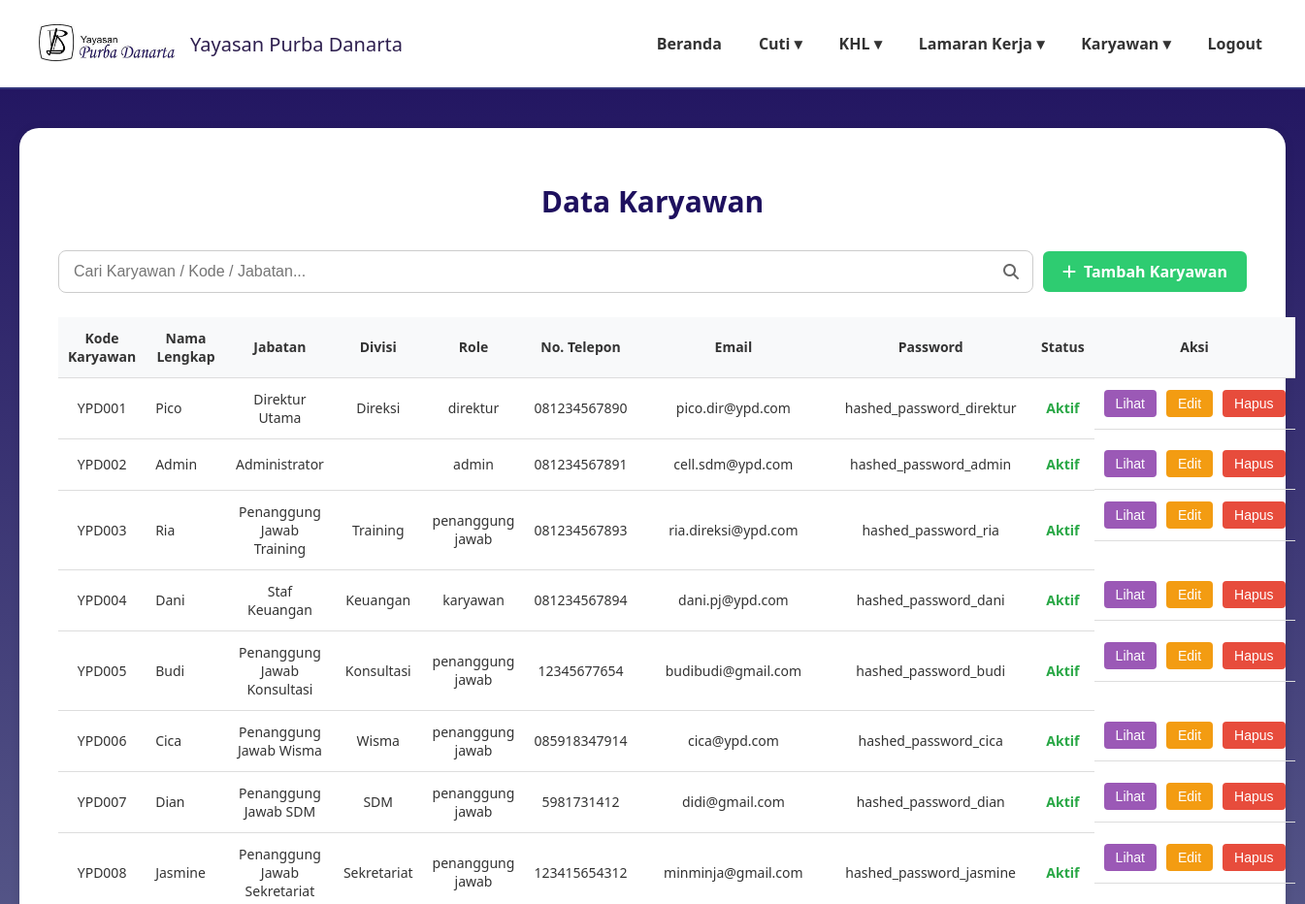
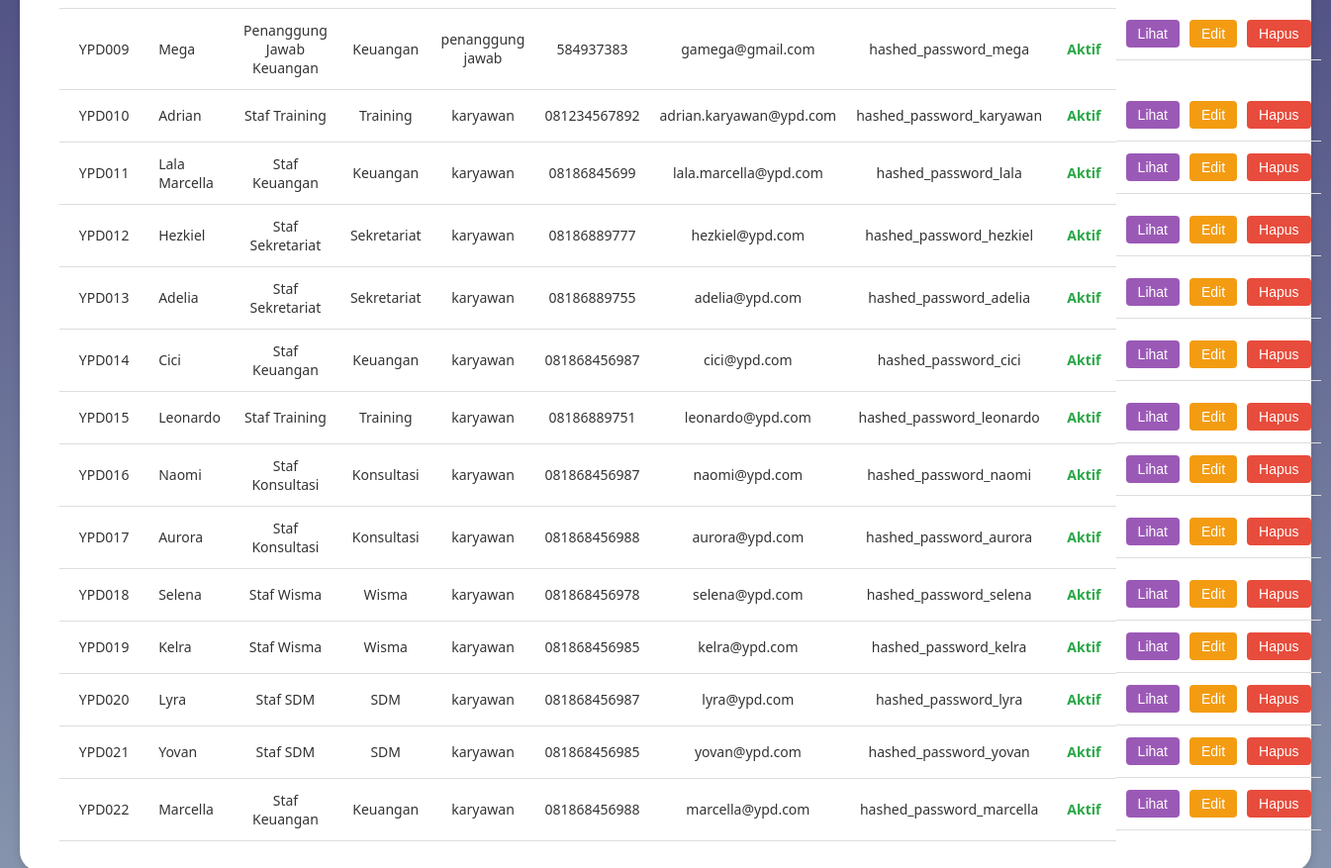
The page /data_karyawan.php (signed in) on the database as committed earlier (2 pictures, top to bottom).
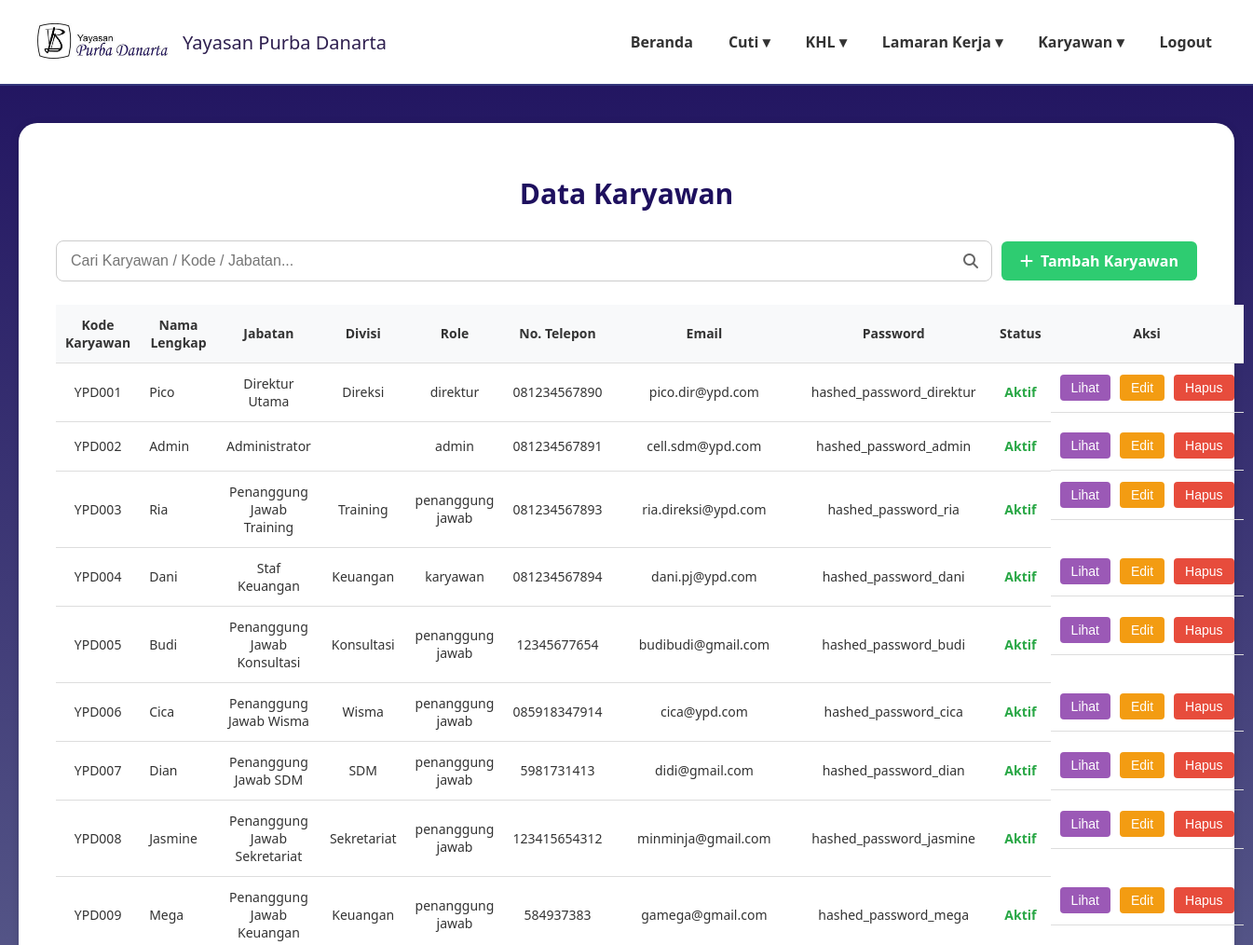
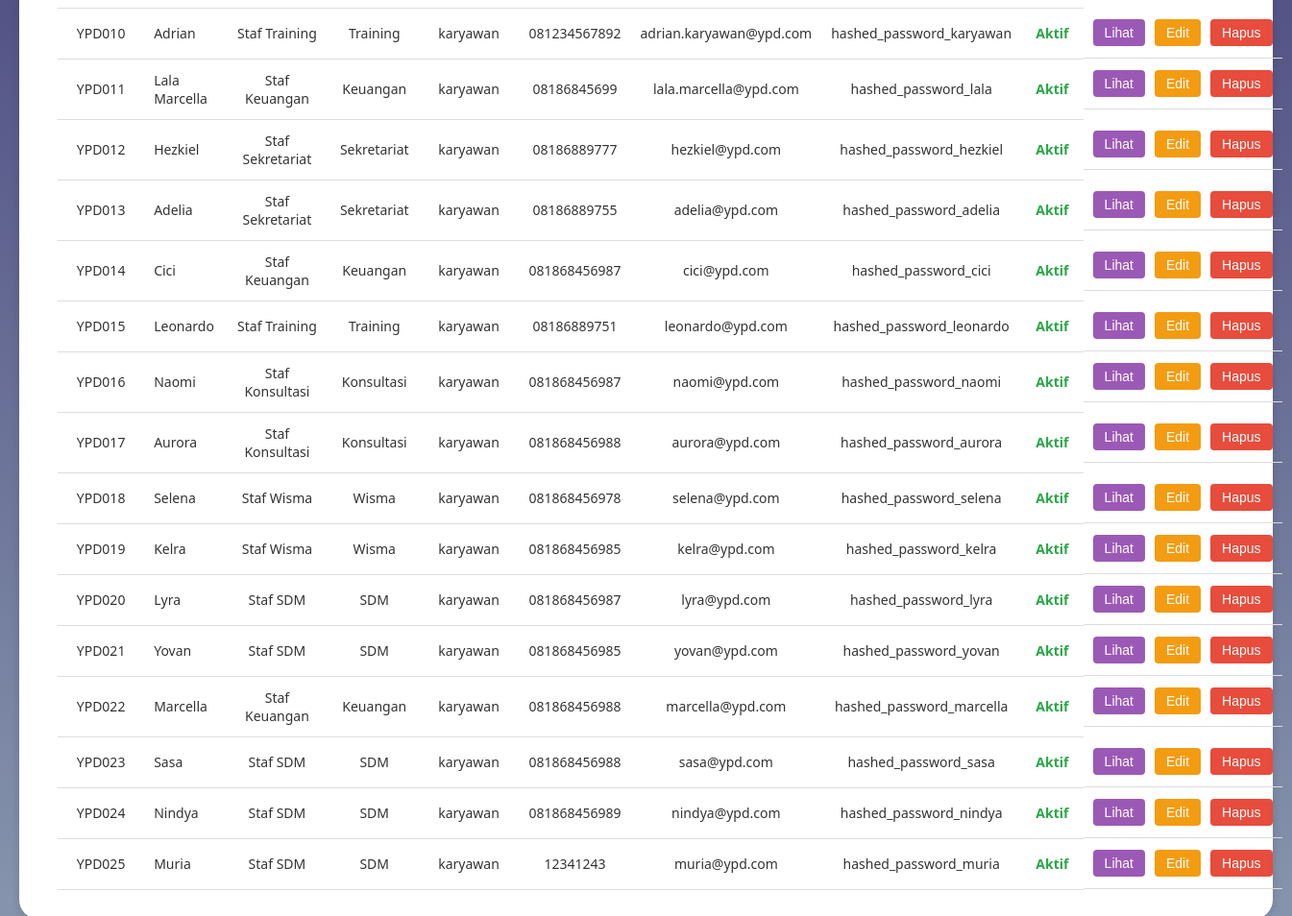
The same page on the database as committed later (2 pictures, top to bottom).
### tables this page shows
CREATE TABLE `data_karyawan` (
  `id_karyawan` int(11) NOT NULL,
  `kode_karyawan` varchar(20) NOT NULL,
  `nama_lengkap` varchar(100) NOT NULL,
  `email` varchar(100) NOT NULL,
  `password` varchar(255) NOT NULL,
  `jabatan` varchar(50) NOT NULL,
  `divisi` varchar(50) NOT NULL,
  `role` enum('karyawan','direktur','admin','penanggung jawab') NOT NULL DEFAULT 'karyawan',
  `no_telp` varchar(20) DEFAULT NULL,
  `sisa_cuti_tahunan` int(3) DEFAULT 0,
  `sisa_cuti_lustrum` int(3) DEFAULT 0,
  `status_aktif` enum('aktif','non_aktif') NOT NULL DEFAULT 'aktif',
  `created_at` timestamp NOT NULL DEFAULT current_timestamp()
);

### data_karyawan.php (the view, shortened to what this page needs)
<?php
require_once 'config.php';
$sql = "SELECT id_karyawan, kode_karyawan, nama_lengkap, email, password, jabatan, divisi, role, no_telp, status_aktif, created_at
        FROM data_karyawan
        ORDER BY kode_karyawan";
$result = $conn->query($sql);
$karyawan = [];
if ($result->num_rows > 0) {
    while($row = $result->fetch_assoc()) {
        $karyawan[] = $row;
    }
}
?>
<!DOCTYPE html>
<html lang="id">
<head>
    <link rel="stylesheet" href="https://cdnjs.cloudflare.com/ajax/libs/font-awesome/6.4.0/css/all.min.css">
</head>
<body>
    <header>
        <div class="logo">
            <img src="image/namayayasan.png" alt="Logo Yayasan">
            <span>Yayasan Purba Danarta</span>
        </div>
        <nav>
            <ul>
                <li><a href="dashboardadmin.php">Beranda</a></li>
                <li><a href="#">Cuti ▾</a>
                </li>
                <li><a href="#">KHL ▾</a>
                </li>
                <li><a href="#">Lamaran Kerja ▾</a>
                </li>
                <li><a href="#">Karyawan ▾</a>
                </li>
                <li><a href="logout2.php">Logout</a></li>
            </ul>
        </nav>
    </header>
    <main>
        <div class="card">
            <h2 class="page-title">Data Karyawan</h2>
            <div class="search-container">
                <div class="search-box">
                    <input type="text" id="searchInput" placeholder="Cari Karyawan / Kode / Jabatan...">
                    <i class="fas fa-search search-icon" id="searchButton"></i>
                </div>
                <a href="tambah_karyawan.php" class="btn btn-tambah">
                    <i class="fas fa-plus"></i> Tambah Karyawan
                </a>
            </div>
            <table class="data-table" id="employeeTable">
                <thead>
                    <tr>
                        <th>Kode Karyawan</th>
                        <th>Nama Lengkap</th>
                        <th>Jabatan</th>
                        <th>Divisi</th>
                        <th>Role</th>
                        <th>No. Telepon</th>
                        <th>Email</th>
                        <th>Password</th>
                        <th>Status</th>
                        <th>Aksi</th>
                    </tr>
                </thead>
                <tbody id="tableBody">
                    <?php if (empty($karyawan)): ?>
                        <tr>
                            <td colspan="10" class="no-results">Belum ada data karyawan</td>
                        </tr>
                    <?php else: ?>
                        <?php foreach($karyawan as $data): ?>
                        <tr>
                            <td><?php echo htmlspecialchars($data['kode_karyawan']); ?></td>
                            <td class='text-left'><?php echo htmlspecialchars($data['nama_lengkap']); ?></td>
                            <td><?php echo htmlspecialchars($data['jabatan']); ?></td>
                            <td><?php echo htmlspecialchars($data['divisi']); ?></td>
                            <td><?php echo htmlspecialchars($data['role']); ?></td>
                            <td><?php echo htmlspecialchars($data['no_telp']); ?></td>
                            <td><?php echo htmlspecialchars($data['email']); ?></td>
                            <td><?php echo htmlspecialchars($data['password']); ?></td>
                            <td>
                                <span class="<?php echo $data['status_aktif'] == 'aktif' ? 'status-aktif' : 'status-non-aktif'; ?>">
                                    <?php echo ucfirst($data['status_aktif']); ?>
                                </span>
                            </td>
                            <td class='action-cell'>
                                <button class='action-btn btn-lihat' data-id='<?php echo $data['id_karyawan']; ?>'>Lihat</button>
                                <button class='action-btn btn-edit' data-id='<?php echo $data['id_karyawan']; ?>'>Edit</button>
                                <button class='action-btn btn-hapus-small' data-id='<?php echo $data['id_karyawan']; ?>' data-nama='<?php echo htmlspecialchars($data['nama_lengkap']); ?>'>Hapus</button>
                            </td>
                        </tr>
                        <?php endforeach; ?>
                    <?php endif; ?>
                </tbody>
            </table>
        </div>
    </main>
</body>
</html>

Rows that differ between the two databases and show on the page:
changed data_karyawan "YPD007": no_telp "5981731412" → "5981731413"
added data_karyawan: kode_karyawan "YPD023", nama_lengkap "Sasa", jabatan "Staf SDM", divisi "SDM", role "karyawan", no_telp "081868456988", email "sasa@ypd.com", password "hashed_password_sasa", status_aktif "Aktif"
added data_karyawan: kode_karyawan "YPD024", nama_lengkap "Nindya", jabatan "Staf SDM", divisi "SDM", role "karyawan", no_telp "081868456989", email "nindya@ypd.com", password "hashed_password_nindya", status_aktif "Aktif"
added data_karyawan: kode_karyawan "YPD025", nama_lengkap "Muria", jabatan "Staf SDM", divisi "SDM", role "karyawan", no_telp "12341243", email "muria@ypd.com", password "hashed_password_muria", status_aktif "Aktif"
